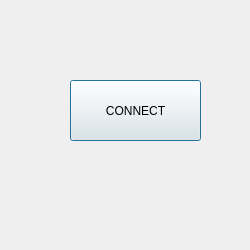
<?xml version="1.0" encoding="UTF-8"?>
<ui version="4.0">
 <class>ConnectDialog</class>
 <widget class="QDialog" name="ConnectDialog">
  <property name="geometry">
   <rect>
    <x>0</x>
    <y>0</y>
    <width>250</width>
    <height>250</height>
   </rect>
  </property>
  <property name="minimumSize">
   <size>
    <width>250</width>
    <height>250</height>
   </size>
  </property>
  <property name="maximumSize">
   <size>
    <width>250</width>
    <height>250</height>
   </size>
  </property>
  <property name="baseSize">
   <size>
    <width>250</width>
    <height>250</height>
   </size>
  </property>
  <property name="windowTitle">
   <string>Dialog</string>
  </property>
  <widget class="QPushButton" name="connect_button">
   <property name="geometry">
    <rect>
     <x>70</x>
     <y>80</y>
     <width>131</width>
     <height>61</height>
    </rect>
   </property>
   <property name="text">
    <string>CONNECT</string>
   </property>
  </widget>
 </widget>
 <resources>
  <include location="resources.qrc"/>
 </resources>
 <connections/>
</ui>
